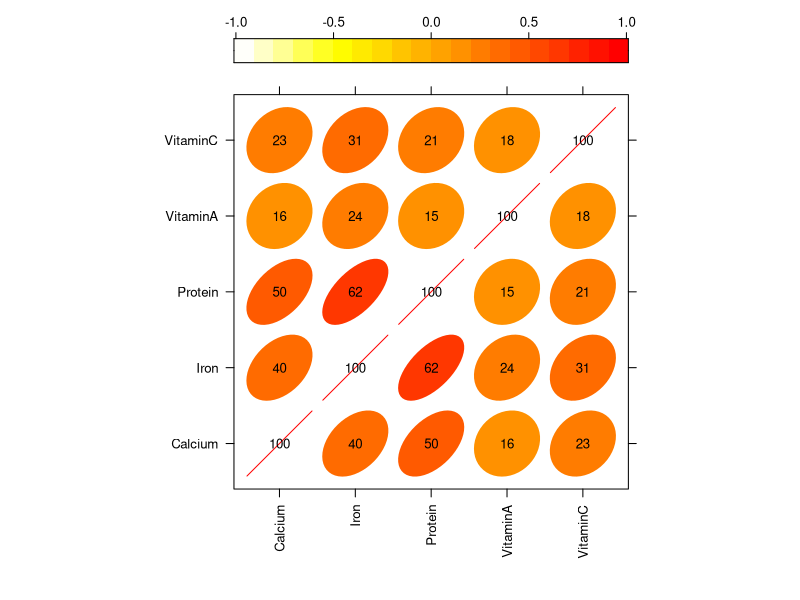
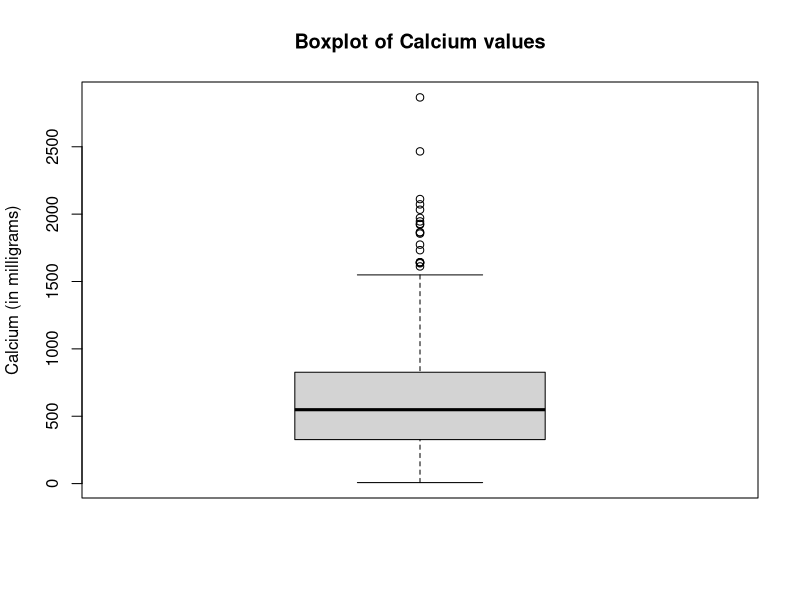
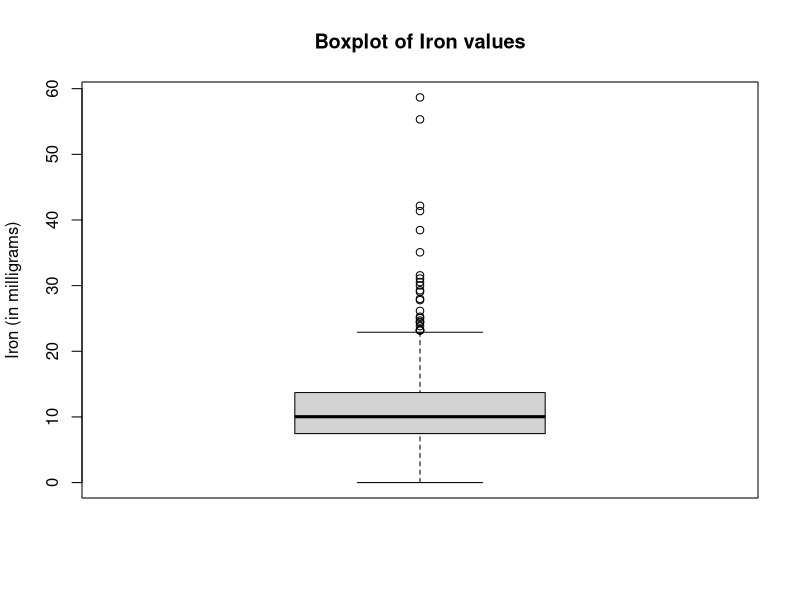
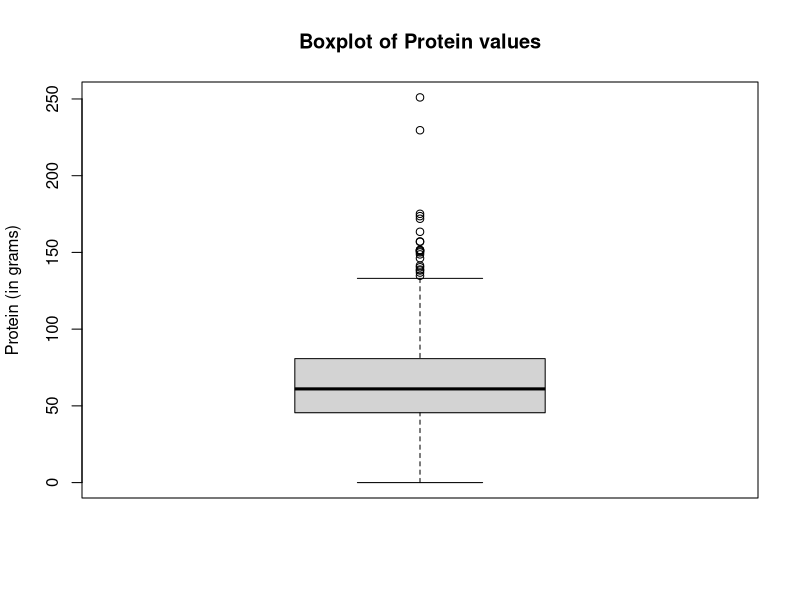
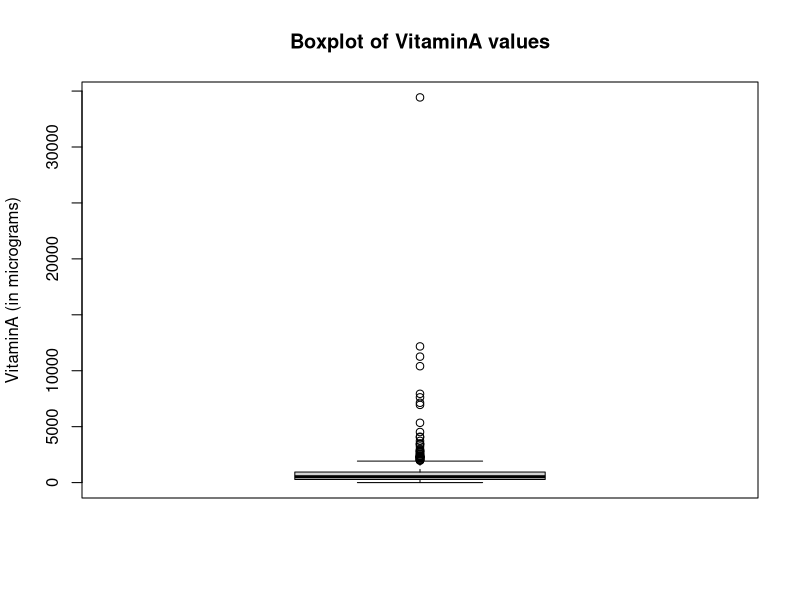
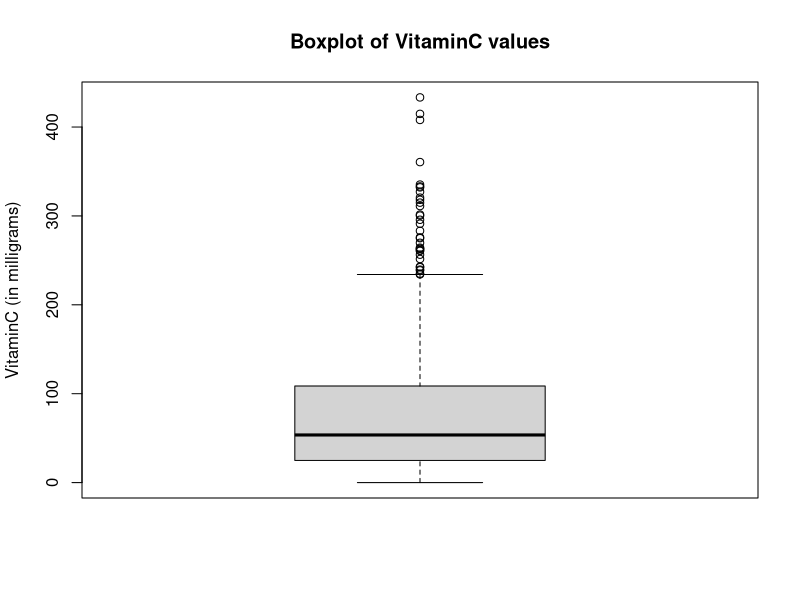
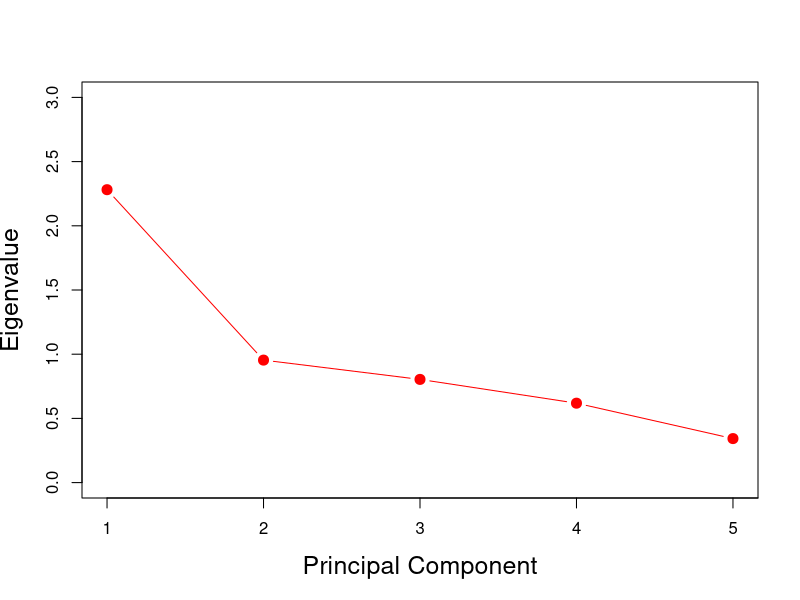
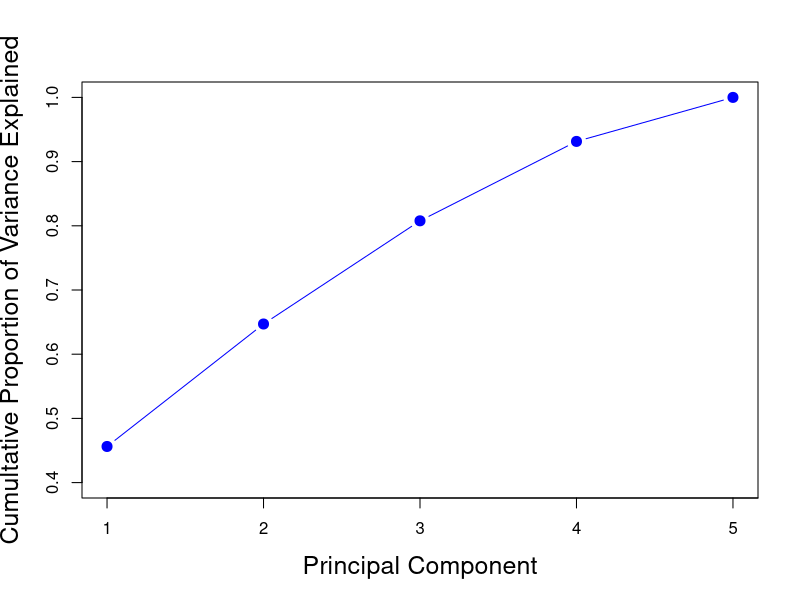

Here is the R script that generated these plots, in order:
## ---- chunk 1
knitr::opts_chunk$set(echo = TRUE)
## ---- chunk 2
nutrient <- read.table('nutrient.txt', header=FALSE,
                       col.names=c('index', 'Calcium', 'Iron', 'Protein', 'VitaminA', 'VitaminC'))
nutrient <- subset(nutrient, select=c('Calcium', 'Iron', 'Protein', 'VitaminA', 'VitaminC'))
head(nutrient)
## ---- chunk 3
# level plot
library(lattice)
library(ellipse)

cor <- cor(nutrient)

panel.corrgram <- function(x, y, z, subscripts, at, level=0.9, label=FALSE, ...) {
  require("ellipse", quietly=TRUE)
  x <- as.numeric(x)[subscripts]
  y <- as.numeric(y)[subscripts]
  z <- as.numeric(z)[subscripts]
  zcol <- level.colors(z, at=at, ...)
  for (i in seq(along = z)) {
    ell = ellipse(z[i], level=level, npoints=50, scale=c(0.2,0.2), centre=c(x[i], y[i]))
    panel.polygon(ell, col=zcol[i], border=zcol[i], ...)
  }
  if (label)
    panel.text(x=x, y=y, lab=100*round(z,2), cex=0.8, col=ifelse(z<0, 'white', 'black'))
}

print(levelplot(cor[seq(1,5), seq(1,5)], at=do.breaks(c(-1.01,1.01), 20), 
                xlab=NULL, ylab=NULL, colorkey=list(space='top'), col.regions=rev(heat.colors(100)),
                scales=list(x=list(rot=90)), panel=panel.corrgram, label=TRUE))
## ---- chunk 4
boxplot(nutrient$Calcium, data=nutrient, ylab='Calcium (in milligrams)')
title('Boxplot of Calcium values')
## ---- chunk 5
boxplot(nutrient$Iron, data=nutrient, ylab='Iron (in milligrams)')
title('Boxplot of Iron values')
## ---- chunk 6
boxplot(nutrient$Protein, data=nutrient, ylab='Protein (in grams)')
title('Boxplot of Protein values')
## ---- chunk 7
boxplot(nutrient$VitaminA, data=nutrient, ylab='VitaminA (in micrograms)')
title('Boxplot of VitaminA values')
## ---- chunk 8
boxplot(nutrient$VitaminC, data=nutrient, ylab='VitaminC (in milligrams)')
title('Boxplot of VitaminC values')
## ---- chunk 9
# fit factor model using pca
pca_result <- prcomp(nutrient, scale=TRUE)
pca_var <- pca_result$sdev^2
pve <- pca_var / sum(pca_var)
out2 <- cbind(pca_var, pve, cumsum(pve))
colnames(out2) <- c('Eigenvalue', 'Proportion', 'Cumulative')
rownames(out2) <- c('PC1', 'PC2', 'PC3', 'PC4', 'PC5')
out2
t(pca_result$rotation)
## ---- chunk 10
# factor model using MLE
n_factors <- 2
fa_fit <- factanal(nutrient, n_factors, rotation='varimax')
loading <- fa_fit$loadings[,1:2]
t(loading)
## ---- chunk 11
# scree plot
plot(pca_var, xlab='Principal Component', ylab='Eigenvalue', ylim=c(0,3), xaxt='n', type='b', col='red', cex=2,
     pch=20, cex.lab=1.5)
axis(1, at=c(1,2,3,4,5,6), labels=c(1,2,3,4,5,6))
## ---- chunk 12
# cumultative proportion plot
plot(cumsum(pve), xlab='Principal Component', ylab='Cumultative Proportion of Variance Explained', ylim=c(0.4,1), xaxt='n',
     type='b', col='blue', cex=2, pch=20, cex.lab=1.5)
axis(1, at=c(1,2,3,4,5,6), labels=c(1,2,3,4,5,6))
## ---- chunk 13
t(loading)
## ---- chunk 14
plot(loading, type='n', cex.axis=1.5, cex.lab=1.5)
text(loading, labels=names(nutrient), cex=1.25)
